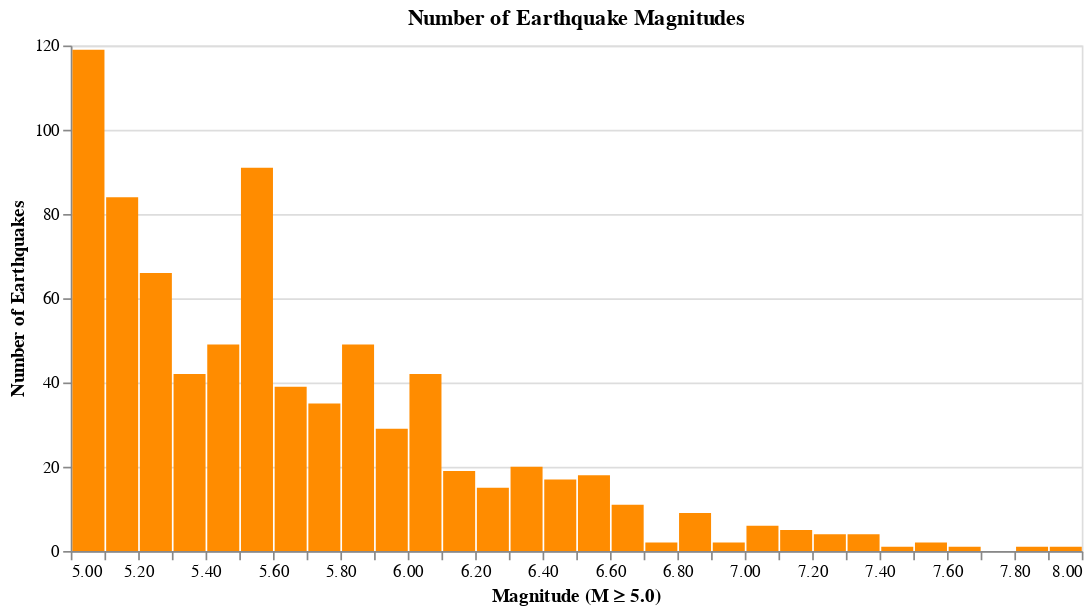

Notebook code cell kept with this figure:
### Markdown cell above
### Visualization 1

### Code cell
alt.Chart(df).mark_bar(color="darkorange").encode(
    x=alt.X(
        "magnitude:Q",
        bin=alt.Bin(step=0.1),
        title="Magnitude (M ≥ 5.0)",
    ),
    y=alt.Y("count():Q", title="Number of Earthquakes"),
    tooltip=[
        alt.Tooltip("magnitude:Q", bin=alt.Bin(step=0.1), title="Magnitude Range"),
        alt.Tooltip("count():Q", title="# of Earthquakes"),
    ],
).properties(title="Number of Earthquake Magnitudes", width=600, height=300)

### Figure 1 — Vega-Lite specification as saved in the notebook (floating-point values rounded to 4 significant figures; data arrays with more than 128 entries replaced by an {"elided": "..."} marker saying what was removed)
{"config": {"view": {"continuousWidth": 300, "continuousHeight": 300}}, "data": {"name": "data-b2d7043f13626c48b8e3c71c00f47fa7"}, "mark": {"type": "bar", "color": "darkorange"}, "encoding": {"tooltip": [{"bin": {"step": 0.1}, "field": "magnitude", "title": "Magnitude Range", "type": "quantitative"}, {"aggregate": "count", "title": "# of Earthquakes", "type": "quantitative"}], "x": {"bin": {"step": 0.1}, "field": "magnitude", "title": "Magnitude (M ≥ 5.0)", "type": "quantitative"}, "y": {"aggregate": "count", "title": "Number of Earthquakes", "type": "quantitative"}}, "height": 300, "title": "Number of Earthquake Magnitudes", "width": 600, "$schema": "https://vega.github.io/schema/vega-lite/v5.20.1.json", "datasets": {"data-b2d7043f13626c48b8e3c71c00f47fa7": {"elided": "783 records"}}}
